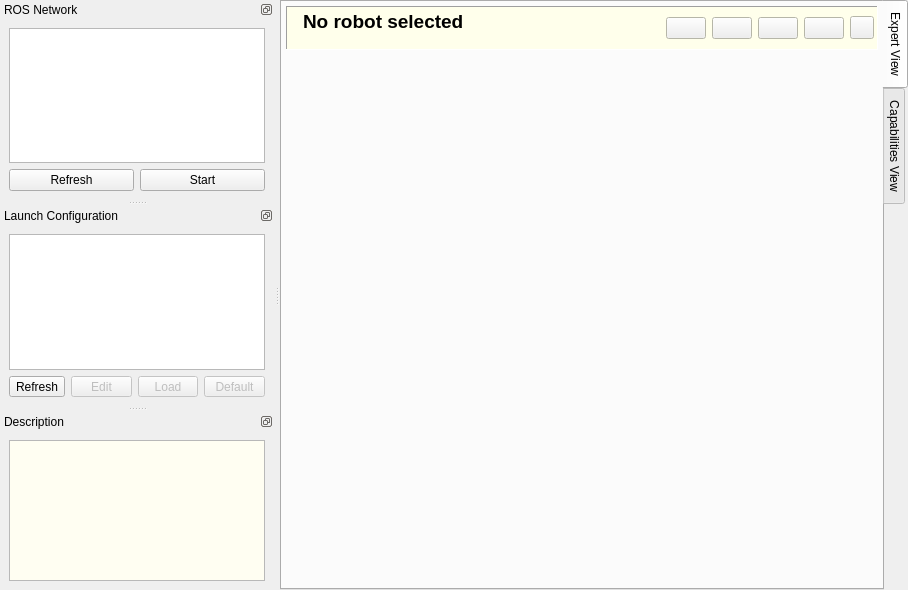
<?xml version="1.0" encoding="UTF-8"?>
<ui version="4.0">
 <class>MainWindow</class>
 <widget class="QMainWindow" name="MainWindow">
  <property name="windowModality">
   <enum>Qt::ApplicationModal</enum>
  </property>
  <property name="geometry">
   <rect>
    <x>0</x>
    <y>0</y>
    <width>908</width>
    <height>590</height>
   </rect>
  </property>
  <property name="contextMenuPolicy">
   <enum>Qt::DefaultContextMenu</enum>
  </property>
  <property name="windowTitle">
   <string>RoSe Service Manager</string>
  </property>
  <property name="locale">
   <locale language="English" country="UnitedStates"/>
  </property>
  <property name="dockOptions">
   <set>QMainWindow::AllowNestedDocks|QMainWindow::AllowTabbedDocks|QMainWindow::AnimatedDocks|QMainWindow::VerticalTabs</set>
  </property>
  <widget class="QWidget" name="centralwidget">
   <layout class="QVBoxLayout" name="verticalLayout">
    <property name="margin">
     <number>0</number>
    </property>
    <item>
     <widget class="QTabWidget" name="tabWidget">
      <property name="tabPosition">
       <enum>QTabWidget::East</enum>
      </property>
      <property name="currentIndex">
       <number>0</number>
      </property>
      <property name="elideMode">
       <enum>Qt::ElideLeft</enum>
      </property>
      <widget class="QWidget" name="expert_tab">
       <attribute name="title">
        <string>Expert View</string>
       </attribute>
       <layout class="QVBoxLayout" name="verticalLayout_2">
        <property name="margin">
         <number>4</number>
        </property>
        <item>
         <widget class="QFrame" name="masterInfoFrame">
          <property name="enabled">
           <bool>true</bool>
          </property>
          <property name="sizePolicy">
           <sizepolicy hsizetype="Preferred" vsizetype="Fixed">
            <horstretch>0</horstretch>
            <verstretch>0</verstretch>
           </sizepolicy>
          </property>
          <property name="palette">
           <palette>
            <active>
             <colorrole role="Base">
              <brush brushstyle="SolidPattern">
               <color alpha="255">
                <red>255</red>
                <green>255</green>
                <blue>255</blue>
               </color>
              </brush>
             </colorrole>
             <colorrole role="Window">
              <brush brushstyle="SolidPattern">
               <color alpha="255">
                <red>255</red>
                <green>255</green>
                <blue>235</blue>
               </color>
              </brush>
             </colorrole>
            </active>
            <inactive>
             <colorrole role="Base">
              <brush brushstyle="SolidPattern">
               <color alpha="255">
                <red>255</red>
                <green>255</green>
                <blue>255</blue>
               </color>
              </brush>
             </colorrole>
             <colorrole role="Window">
              <brush brushstyle="SolidPattern">
               <color alpha="255">
                <red>255</red>
                <green>255</green>
                <blue>235</blue>
               </color>
              </brush>
             </colorrole>
            </inactive>
            <disabled>
             <colorrole role="Base">
              <brush brushstyle="SolidPattern">
               <color alpha="255">
                <red>255</red>
                <green>255</green>
                <blue>235</blue>
               </color>
              </brush>
             </colorrole>
             <colorrole role="Window">
              <brush brushstyle="SolidPattern">
               <color alpha="255">
                <red>255</red>
                <green>255</green>
                <blue>235</blue>
               </color>
              </brush>
             </colorrole>
            </disabled>
           </palette>
          </property>
          <property name="autoFillBackground">
           <bool>true</bool>
          </property>
          <property name="frameShape">
           <enum>QFrame::Panel</enum>
          </property>
          <property name="frameShadow">
           <enum>QFrame::Sunken</enum>
          </property>
          <layout class="QHBoxLayout" name="horizontalLayout_4">
           <property name="spacing">
            <number>6</number>
           </property>
           <property name="margin">
            <number>3</number>
           </property>
           <item>
            <widget class="QLabel" name="imageLabel">
             <property name="enabled">
              <bool>true</bool>
             </property>
             <property name="sizePolicy">
              <sizepolicy hsizetype="Fixed" vsizetype="Minimum">
               <horstretch>0</horstretch>
               <verstretch>0</verstretch>
              </sizepolicy>
             </property>
             <property name="text">
              <string/>
             </property>
            </widget>
           </item>
           <item>
            <widget class="QLabel" name="masternameLabel">
             <property name="text">
              <string>&lt;!DOCTYPE HTML PUBLIC &quot;-//W3C//DTD HTML 4.0//EN&quot; &quot;http://www.w3.org/TR/REC-html40/strict.dtd&quot;&gt;
&lt;html&gt;&lt;head&gt;&lt;meta name=&quot;qrichtext&quot; content=&quot;1&quot; /&gt;&lt;style type=&quot;text/css&quot;&gt;
p, li { white-space: pre-wrap; }
&lt;/style&gt;&lt;/head&gt;&lt;body style=&quot; font-family:'Ubuntu'; font-size:11pt; font-weight:400; font-style:normal;&quot;&gt;
&lt;p style=&quot; margin-top:0px; margin-bottom:0px; margin-left:0px; margin-right:0px; -qt-block-indent:0; text-indent:0px;&quot;&gt;&lt;span style=&quot; font-size:14pt; font-weight:600;&quot;&gt;No robot selected&lt;/span&gt;&lt;/p&gt;
&lt;p style=&quot; margin-top:0px; margin-bottom:0px; margin-left:0px; margin-right:0px; -qt-block-indent:0; text-indent:0px;&quot;&gt;&lt;span style=&quot; font-size:8pt;&quot;&gt; &lt;/span&gt;&lt;/p&gt;&lt;/body&gt;&lt;/html&gt;</string>
             </property>
            </widget>
           </item>
           <item>
            <widget class="QPushButton" name="refreshHostButton">
             <property name="enabled">
              <bool>true</bool>
             </property>
             <property name="sizePolicy">
              <sizepolicy hsizetype="Fixed" vsizetype="Fixed">
               <horstretch>0</horstretch>
               <verstretch>0</verstretch>
              </sizepolicy>
             </property>
             <property name="toolTip">
              <string>Updates the current host (F5)</string>
             </property>
             <property name="text">
              <string/>
             </property>
             <property name="icon">
              <iconset resource="GUI.qrc">
               <normaloff>:/icons/crystal_clear_reload.png</normaloff>:/icons/crystal_clear_reload.png</iconset>
             </property>
             <property name="shortcut">
              <string>F5</string>
             </property>
            </widget>
           </item>
           <item>
            <widget class="QPushButton" name="runButton">
             <property name="sizePolicy">
              <sizepolicy hsizetype="Fixed" vsizetype="Fixed">
               <horstretch>0</horstretch>
               <verstretch>0</verstretch>
              </sizepolicy>
             </property>
             <property name="toolTip">
              <string>Runs a node without configuration (Alt+N)</string>
             </property>
             <property name="text">
              <string/>
             </property>
             <property name="icon">
              <iconset resource="GUI.qrc">
               <normaloff>:/icons/crystal_clear_clicknrun.png</normaloff>:/icons/crystal_clear_clicknrun.png</iconset>
             </property>
             <property name="iconSize">
              <size>
               <width>16</width>
               <height>16</height>
              </size>
             </property>
             <property name="shortcut">
              <string>Alt+N</string>
             </property>
            </widget>
           </item>
           <item>
            <widget class="QPushButton" name="rxconsoleButton">
             <property name="enabled">
              <bool>true</bool>
             </property>
             <property name="sizePolicy">
              <sizepolicy hsizetype="Fixed" vsizetype="Fixed">
               <horstretch>0</horstretch>
               <verstretch>0</verstretch>
              </sizepolicy>
             </property>
             <property name="toolTip">
              <string>&lt;!DOCTYPE HTML PUBLIC &quot;-//W3C//DTD HTML 4.0//EN&quot; &quot;http://www.w3.org/TR/REC-html40/strict.dtd&quot;&gt;
&lt;html&gt;&lt;head&gt;&lt;meta name=&quot;qrichtext&quot; content=&quot;1&quot; /&gt;&lt;style type=&quot;text/css&quot;&gt;
p, li { white-space: pre-wrap; }
&lt;/style&gt;&lt;/head&gt;&lt;body style=&quot; font-family:'Ubuntu'; font-size:11pt; font-weight:400; font-style:normal;&quot;&gt;
&lt;p style=&quot; margin-top:0px; margin-bottom:0px; margin-left:0px; margin-right:0px; -qt-block-indent:0; text-indent:0px;&quot;&gt;starts the &lt;span style=&quot; font-weight:600;&quot;&gt;rxconsole&lt;/span&gt; connected to the selected master (Alt+K)&lt;/p&gt;&lt;/body&gt;&lt;/html&gt;</string>
             </property>
             <property name="text">
              <string/>
             </property>
             <property name="icon">
              <iconset resource="GUI.qrc">
               <normaloff>:/icons/crystal_clear_show_io.png</normaloff>:/icons/crystal_clear_show_io.png</iconset>
             </property>
             <property name="shortcut">
              <string>Alt+K</string>
             </property>
            </widget>
           </item>
           <item>
            <widget class="QPushButton" name="rxgraphButton">
             <property name="enabled">
              <bool>true</bool>
             </property>
             <property name="sizePolicy">
              <sizepolicy hsizetype="Fixed" vsizetype="Fixed">
               <horstretch>0</horstretch>
               <verstretch>0</verstretch>
              </sizepolicy>
             </property>
             <property name="toolTip">
              <string>&lt;!DOCTYPE HTML PUBLIC &quot;-//W3C//DTD HTML 4.0//EN&quot; &quot;http://www.w3.org/TR/REC-html40/strict.dtd&quot;&gt;
&lt;html&gt;&lt;head&gt;&lt;meta name=&quot;qrichtext&quot; content=&quot;1&quot; /&gt;&lt;style type=&quot;text/css&quot;&gt;
p, li { white-space: pre-wrap; }
&lt;/style&gt;&lt;/head&gt;&lt;body style=&quot; font-family:'Ubuntu'; font-size:11pt; font-weight:400; font-style:normal;&quot;&gt;
&lt;p style=&quot; margin-top:0px; margin-bottom:0px; margin-left:0px; margin-right:0px; -qt-block-indent:0; text-indent:0px;&quot;&gt;starts the &lt;span style=&quot; font-weight:600;&quot;&gt;rxgraph&lt;/span&gt; connected to the selected master (Alt+G)&lt;/p&gt;&lt;/body&gt;&lt;/html&gt;</string>
             </property>
             <property name="text">
              <string/>
             </property>
             <property name="icon">
              <iconset resource="GUI.qrc">
               <normaloff>:/icons/button_graph.png</normaloff>:/icons/button_graph.png</iconset>
             </property>
             <property name="shortcut">
              <string>Alt+G</string>
             </property>
            </widget>
           </item>
           <item>
            <widget class="QToolButton" name="syncButton">
             <property name="toolTip">
              <string>Enables / Disables the synchronisation to other ROS master</string>
             </property>
             <property name="text">
              <string/>
             </property>
             <property name="icon">
              <iconset resource="GUI.qrc">
               <normaloff>:/icons/crystal_clear_sync.png</normaloff>:/icons/crystal_clear_sync.png</iconset>
             </property>
             <property name="checkable">
              <bool>true</bool>
             </property>
             <property name="checked">
              <bool>false</bool>
             </property>
             <property name="toolButtonStyle">
              <enum>Qt::ToolButtonIconOnly</enum>
             </property>
            </widget>
           </item>
          </layout>
         </widget>
        </item>
        <item>
         <widget class="QWidget" name="tabPlace" native="true"/>
        </item>
       </layout>
      </widget>
      <widget class="QWidget" name="capabilities_tab">
       <attribute name="title">
        <string>Capabilities View</string>
       </attribute>
       <layout class="QHBoxLayout" name="horizontalLayout_2">
        <property name="margin">
         <number>4</number>
        </property>
       </layout>
      </widget>
     </widget>
    </item>
   </layout>
  </widget>
  <widget class="QMenuBar" name="menubar">
   <property name="geometry">
    <rect>
     <x>0</x>
     <y>0</y>
     <width>908</width>
     <height>21</height>
    </rect>
   </property>
  </widget>
  <widget class="QDockWidget" name="networkDock">
   <property name="sizePolicy">
    <sizepolicy hsizetype="Preferred" vsizetype="Expanding">
     <horstretch>0</horstretch>
     <verstretch>1</verstretch>
    </sizepolicy>
   </property>
   <property name="features">
    <set>QDockWidget::DockWidgetFloatable|QDockWidget::DockWidgetMovable</set>
   </property>
   <property name="allowedAreas">
    <set>Qt::LeftDockWidgetArea|Qt::RightDockWidgetArea</set>
   </property>
   <property name="windowTitle">
    <string>ROS Network</string>
   </property>
   <attribute name="dockWidgetArea">
    <number>1</number>
   </attribute>
   <widget class="QWidget" name="dockWidgetContents_1">
    <layout class="QVBoxLayout" name="verticalLayout_3">
     <item>
      <widget class="QListView" name="masterListView">
       <property name="editTriggers">
        <set>QAbstractItemView::NoEditTriggers</set>
       </property>
      </widget>
     </item>
     <item>
      <widget class="QWidget" name="networkControlWidget" native="true">
       <layout class="QHBoxLayout" name="horizontalLayout">
        <property name="margin">
         <number>0</number>
        </property>
        <item>
         <widget class="QPushButton" name="refreshAllButton">
          <property name="text">
           <string>Refresh</string>
          </property>
          <property name="icon">
           <iconset resource="GUI.qrc">
            <normaloff>:/icons/deleket_deviantart_refresh.png</normaloff>:/icons/deleket_deviantart_refresh.png</iconset>
          </property>
         </widget>
        </item>
        <item>
         <widget class="QPushButton" name="startRobotButton">
          <property name="toolTip">
           <string>&lt;!DOCTYPE HTML PUBLIC &quot;-//W3C//DTD HTML 4.0//EN&quot; &quot;http://www.w3.org/TR/REC-html40/strict.dtd&quot;&gt;
&lt;html&gt;&lt;head&gt;&lt;meta name=&quot;qrichtext&quot; content=&quot;1&quot; /&gt;&lt;style type=&quot;text/css&quot;&gt;
p, li { white-space: pre-wrap; }
&lt;/style&gt;&lt;/head&gt;&lt;body style=&quot; font-family:'Ubuntu'; font-size:9pt; font-weight:400; font-style:normal;&quot;&gt;
&lt;p style=&quot; margin-top:0px; margin-bottom:0px; margin-left:0px; margin-right:0px; -qt-block-indent:0; text-indent:0px;&quot;&gt;&lt;span style=&quot; font-size:11pt;&quot;&gt;Starts the &lt;/span&gt;&lt;span style=&quot; font-size:11pt; font-weight:600;&quot;&gt;master_discovery&lt;/span&gt;&lt;span style=&quot; font-size:11pt;&quot;&gt; node on the given host &lt;/span&gt;&lt;span style=&quot; font-size:11pt; font-weight:600;&quot;&gt;Strg+R&lt;/span&gt;&lt;/p&gt;&lt;/body&gt;&lt;/html&gt;</string>
          </property>
          <property name="text">
           <string>Start</string>
          </property>
          <property name="icon">
           <iconset resource="GUI.qrc">
            <normaloff>:/icons/crystal_clear_run_zeroconf.png</normaloff>:/icons/crystal_clear_run_zeroconf.png</iconset>
          </property>
          <property name="shortcut">
           <string>Ctrl+R</string>
          </property>
         </widget>
        </item>
       </layout>
      </widget>
     </item>
    </layout>
   </widget>
  </widget>
  <widget class="QDockWidget" name="launchDock">
   <property name="sizePolicy">
    <sizepolicy hsizetype="Preferred" vsizetype="Expanding">
     <horstretch>0</horstretch>
     <verstretch>1</verstretch>
    </sizepolicy>
   </property>
   <property name="features">
    <set>QDockWidget::DockWidgetFloatable|QDockWidget::DockWidgetMovable</set>
   </property>
   <property name="allowedAreas">
    <set>Qt::LeftDockWidgetArea|Qt::RightDockWidgetArea</set>
   </property>
   <property name="windowTitle">
    <string>Launch Configuration</string>
   </property>
   <attribute name="dockWidgetArea">
    <number>1</number>
   </attribute>
   <widget class="QWidget" name="dockWidgetContents_2">
    <layout class="QVBoxLayout" name="verticalLayout_4">
     <item>
      <widget class="QListView" name="xmlFileView"/>
     </item>
     <item>
      <widget class="QWidget" name="launchControlWidget" native="true">
       <layout class="QHBoxLayout" name="horizontalLayout_3">
        <property name="margin">
         <number>0</number>
        </property>
        <item>
         <widget class="QToolButton" name="refreshXmlButton">
          <property name="sizePolicy">
           <sizepolicy hsizetype="Fixed" vsizetype="Fixed">
            <horstretch>0</horstretch>
            <verstretch>0</verstretch>
           </sizepolicy>
          </property>
          <property name="minimumSize">
           <size>
            <width>30</width>
            <height>0</height>
           </size>
          </property>
          <property name="toolTip">
           <string>Refresh the content of the folder</string>
          </property>
          <property name="text">
           <string>Refresh</string>
          </property>
          <property name="icon">
           <iconset resource="GUI.qrc">
            <normaloff>:/icons/deleket_deviantart_refresh.png</normaloff>:/icons/deleket_deviantart_refresh.png</iconset>
          </property>
         </widget>
        </item>
        <item>
         <widget class="QToolButton" name="editXmlButton">
          <property name="enabled">
           <bool>false</bool>
          </property>
          <property name="sizePolicy">
           <sizepolicy hsizetype="Preferred" vsizetype="Fixed">
            <horstretch>0</horstretch>
            <verstretch>0</verstretch>
           </sizepolicy>
          </property>
          <property name="toolTip">
           <string>&lt;!DOCTYPE HTML PUBLIC &quot;-//W3C//DTD HTML 4.0//EN&quot; &quot;http://www.w3.org/TR/REC-html40/strict.dtd&quot;&gt;
&lt;html&gt;&lt;head&gt;&lt;meta name=&quot;qrichtext&quot; content=&quot;1&quot; /&gt;&lt;style type=&quot;text/css&quot;&gt;
p, li { white-space: pre-wrap; }
&lt;/style&gt;&lt;/head&gt;&lt;body style=&quot; font-family:'Ubuntu'; font-size:9pt; font-weight:400; font-style:normal;&quot;&gt;
&lt;p style=&quot; margin-top:0px; margin-bottom:0px; margin-left:0px; margin-right:0px; -qt-block-indent:0; text-indent:0px;&quot;&gt;Opens an editor for selected lauch file &lt;span style=&quot; font-weight:600;&quot;&gt;Strg+E&lt;/span&gt;&lt;/p&gt;&lt;/body&gt;&lt;/html&gt;</string>
          </property>
          <property name="text">
           <string>Edit</string>
          </property>
          <property name="icon">
           <iconset resource="GUI.qrc">
            <normaloff>:/icons/crystal_clear_edit_launch.png</normaloff>:/icons/crystal_clear_edit_launch.png</iconset>
          </property>
          <property name="shortcut">
           <string>Ctrl+E</string>
          </property>
          <property name="toolButtonStyle">
           <enum>Qt::ToolButtonTextBesideIcon</enum>
          </property>
         </widget>
        </item>
        <item>
         <widget class="QToolButton" name="loadXmlButton">
          <property name="enabled">
           <bool>false</bool>
          </property>
          <property name="sizePolicy">
           <sizepolicy hsizetype="Preferred" vsizetype="Fixed">
            <horstretch>0</horstretch>
            <verstretch>0</verstretch>
           </sizepolicy>
          </property>
          <property name="toolTip">
           <string>&lt;!DOCTYPE HTML PUBLIC &quot;-//W3C//DTD HTML 4.0//EN&quot; &quot;http://www.w3.org/TR/REC-html40/strict.dtd&quot;&gt;
&lt;html&gt;&lt;head&gt;&lt;meta name=&quot;qrichtext&quot; content=&quot;1&quot; /&gt;&lt;style type=&quot;text/css&quot;&gt;
p, li { white-space: pre-wrap; }
&lt;/style&gt;&lt;/head&gt;&lt;body style=&quot; font-family:'Ubuntu'; font-size:9pt; font-weight:400; font-style:normal;&quot;&gt;
&lt;p style=&quot; margin-top:0px; margin-bottom:0px; margin-left:0px; margin-right:0px; -qt-block-indent:0; text-indent:0px;&quot;&gt;Loads the selected configuration &lt;span style=&quot; font-weight:600;&quot;&gt;Strg+L&lt;/span&gt;&lt;/p&gt;&lt;/body&gt;&lt;/html&gt;</string>
          </property>
          <property name="text">
           <string>Load</string>
          </property>
          <property name="icon">
           <iconset resource="GUI.qrc">
            <normaloff>:/icons/crystal_clear_launch_file.png</normaloff>:/icons/crystal_clear_launch_file.png</iconset>
          </property>
          <property name="shortcut">
           <string>Ctrl+L</string>
          </property>
          <property name="toolButtonStyle">
           <enum>Qt::ToolButtonTextBesideIcon</enum>
          </property>
         </widget>
        </item>
        <item>
         <widget class="QToolButton" name="loadXmlAsDefaultButton">
          <property name="enabled">
           <bool>false</bool>
          </property>
          <property name="sizePolicy">
           <sizepolicy hsizetype="Preferred" vsizetype="Fixed">
            <horstretch>0</horstretch>
            <verstretch>0</verstretch>
           </sizepolicy>
          </property>
          <property name="minimumSize">
           <size>
            <width>30</width>
            <height>0</height>
           </size>
          </property>
          <property name="toolTip">
           <string>&lt;!DOCTYPE HTML PUBLIC &quot;-//W3C//DTD HTML 4.0//EN&quot; &quot;http://www.w3.org/TR/REC-html40/strict.dtd&quot;&gt;
&lt;html&gt;&lt;head&gt;&lt;meta name=&quot;qrichtext&quot; content=&quot;1&quot; /&gt;&lt;style type=&quot;text/css&quot;&gt;
p, li { white-space: pre-wrap; }
&lt;/style&gt;&lt;/head&gt;&lt;body style=&quot; font-family:'Ubuntu'; font-size:9pt; font-weight:400; font-style:normal;&quot;&gt;
&lt;p style=&quot; margin-top:0px; margin-bottom:0px; margin-left:0px; margin-right:0px; -qt-block-indent:0; text-indent:0px;&quot;&gt;Load as &lt;span style=&quot; text-decoration: underline;&quot;&gt;default configuration&lt;/span&gt; using &lt;span style=&quot; font-style:italic;&quot;&gt;default_cfg&lt;/span&gt; node &lt;span style=&quot; font-weight:600;&quot;&gt;Strg+O&lt;/span&gt;&lt;/p&gt;
&lt;p style=&quot; margin-top:0px; margin-bottom:0px; margin-left:0px; margin-right:0px; -qt-block-indent:0; text-indent:0px;&quot;&gt;&lt;span style=&quot; font-weight:600; font-style:italic;&quot;&gt;Note: &lt;/span&gt;&lt;span style=&quot; font-style:italic;&quot;&gt;on remote hosts a remote file will be loaded!&lt;/span&gt;&lt;/p&gt;&lt;/body&gt;&lt;/html&gt;</string>
          </property>
          <property name="text">
           <string>Default</string>
          </property>
          <property name="icon">
           <iconset resource="GUI.qrc">
            <normaloff>:/icons/default_cfg.png</normaloff>:/icons/default_cfg.png</iconset>
          </property>
          <property name="shortcut">
           <string>Ctrl+O</string>
          </property>
          <property name="toolButtonStyle">
           <enum>Qt::ToolButtonTextBesideIcon</enum>
          </property>
         </widget>
        </item>
       </layout>
      </widget>
     </item>
    </layout>
   </widget>
  </widget>
  <widget class="QDockWidget" name="descriptionDock">
   <property name="sizePolicy">
    <sizepolicy hsizetype="Preferred" vsizetype="Preferred">
     <horstretch>0</horstretch>
     <verstretch>0</verstretch>
    </sizepolicy>
   </property>
   <property name="features">
    <set>QDockWidget::DockWidgetFloatable|QDockWidget::DockWidgetMovable</set>
   </property>
   <property name="windowTitle">
    <string>Description</string>
   </property>
   <attribute name="dockWidgetArea">
    <number>1</number>
   </attribute>
   <widget class="QWidget" name="dockWidgetContents_3">
    <layout class="QVBoxLayout" name="verticalLayout_5">
     <item>
      <widget class="QTextEdit" name="descriptionTextEdit">
       <property name="palette">
        <palette>
         <active>
          <colorrole role="Base">
           <brush brushstyle="SolidPattern">
            <color alpha="255">
             <red>255</red>
             <green>254</green>
             <blue>242</blue>
            </color>
           </brush>
          </colorrole>
         </active>
         <inactive>
          <colorrole role="Base">
           <brush brushstyle="SolidPattern">
            <color alpha="255">
             <red>255</red>
             <green>254</green>
             <blue>242</blue>
            </color>
           </brush>
          </colorrole>
         </inactive>
         <disabled>
          <colorrole role="Base">
           <brush brushstyle="SolidPattern">
            <color alpha="255">
             <red>244</red>
             <green>244</green>
             <blue>244</blue>
            </color>
           </brush>
          </colorrole>
         </disabled>
        </palette>
       </property>
       <property name="frameShadow">
        <enum>QFrame::Sunken</enum>
       </property>
       <property name="readOnly">
        <bool>true</bool>
       </property>
       <property name="textInteractionFlags">
        <set>Qt::LinksAccessibleByKeyboard|Qt::LinksAccessibleByMouse|Qt::TextBrowserInteraction|Qt::TextSelectableByKeyboard|Qt::TextSelectableByMouse</set>
       </property>
      </widget>
     </item>
    </layout>
   </widget>
  </widget>
 </widget>
 <resources>
  <include location="GUI.qrc"/>
 </resources>
 <connections/>
</ui>
